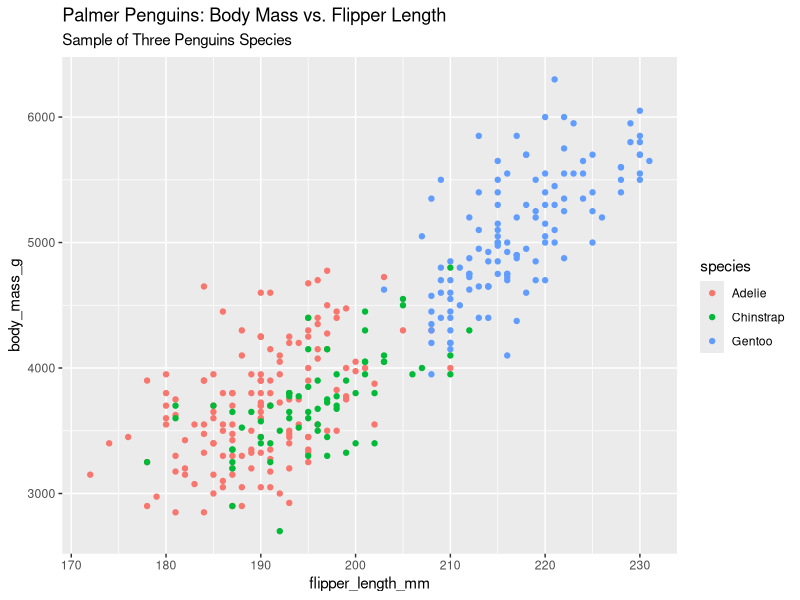
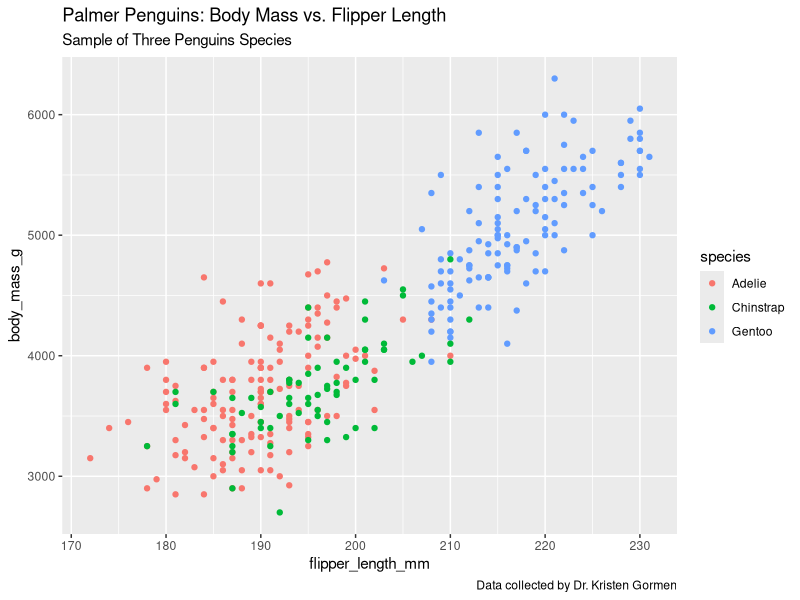
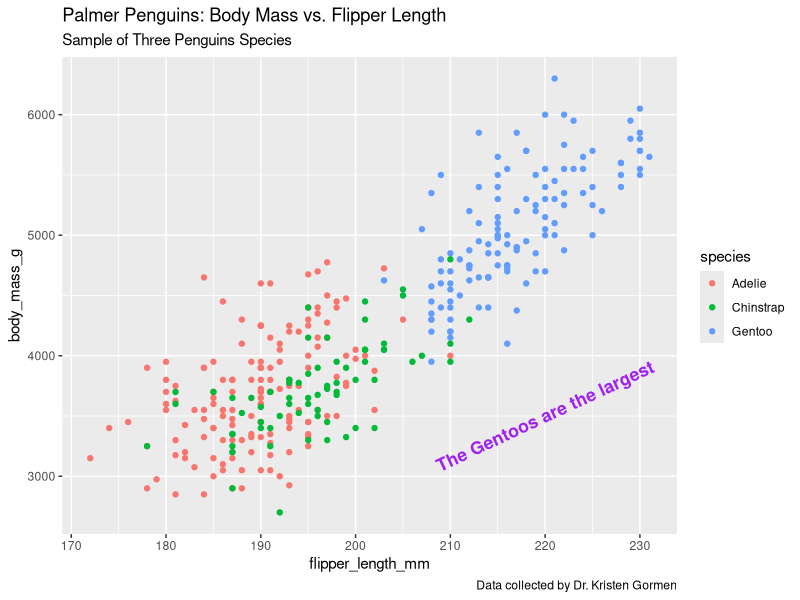
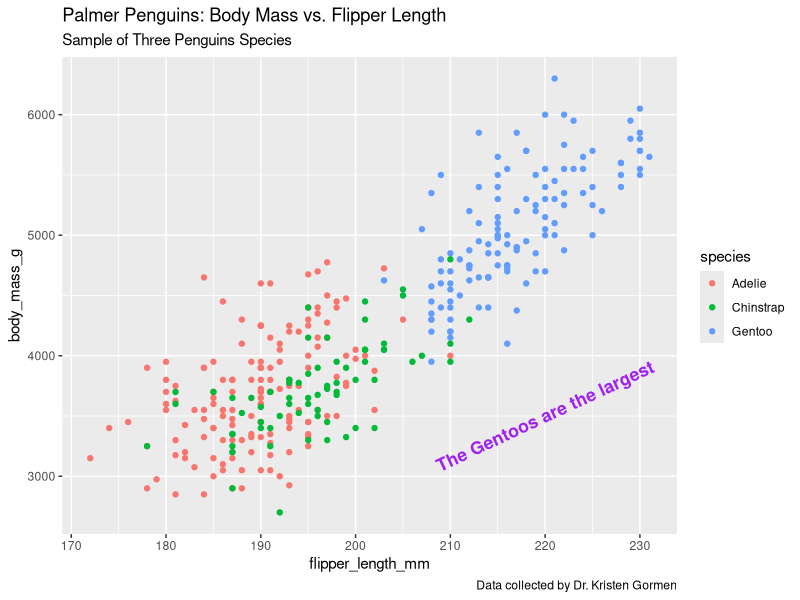

The R script that drew these images, in order:
#exercise on using the anotation layer on ggplot
install.packages("ggplot2")
install.packages("tidyverse")
library("ggplot2")
library("palmerpenguins")

#you use the 'labs' function to add titles and subtitles, and labs is short for labels
ggplot(data=penguins)+
	geom_point(mapping=aes(x=flipper_length_mm,y=body_mass_g, color=species))+labs(title="Palmer Penguins: Body Mass vs. Flipper Length",subtitle = "Sample of Three Penguins Species")

#can add a caption
ggplot(data=penguins)+geom_point(mapping=aes(x=flipper_length_mm,y=body_mass_g, color=species))+labs(title="Palmer Penguins: Body Mass vs. Flipper Length",subtitle = "Sample of Three Penguins Species",caption="Data collected by Dr. Kristen Gormen")

#if we want to add text to specific points, have to use the annotate fucntion
ggplot(data=penguins)+
	geom_point(mapping=aes(x=flipper_length_mm,y=body_mass_g, color=species))+labs(title="Palmer Penguins: Body Mass vs. Flipper Length",subtitle = "Sample of Three Penguins Species",caption="Data collected by Dr. Kristen Gormen")+annotate("text",x=220,y=3500,label="The Gentoos are the largest", color='purple',fontface="bold",size=4.5,angle=25)



#code is very long, can store it in a variable and then add the annotate function

p <- ggplot(data=penguins)+geom_point(mapping=aes(x=flipper_length_mm,y=body_mass_g, color=species))+labs(title="Palmer Penguins: Body Mass vs. Flipper Length",subtitle = "Sample of Three Penguins Species",caption="Data collected by Dr. Kristen Gormen")

p+annotate("text",x=220,y=3500,label="The Gentoos are the largest", color='purple',fontface="bold",size=4.5,angle=25)